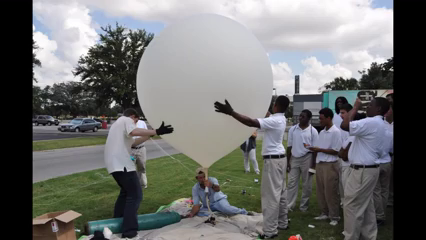
//> input picture balloon/camera/imageprocessing/src/test/resources/hab-image-processing/hab-00101.png, 426 x 240 px
$ ./main test/resources/hab-image-processing/hab-00101.png   (built with g++ and OpenCV 4)
//> lines starting //> are read from the running program, lines starting //| are printed output that depends on the picture
#include <stdio.h>
#include <opencv2/opencv.hpp>

using namespace cv;

int main(int argc, char** argv )
{
    if ( argc != 2 )
    {
        printf("usage: DisplayImage.out <Image_Path>\n");
        return -1;
    }

    Mat image;
    image = imread( argv[1], 1 );
//> image is the input picture: 240 rows x 426 cols, CV_8UC3; mean B, G, R 110.7, 112, 111.1

    if ( !image.data )
    {
        printf("No image data \n");
        return -1;
    }
    namedWindow("Display Image", WINDOW_AUTOSIZE );
    imshow("Display Image", image);

    /// Separate the image in 3 places ( B, G and R )
    vector<Mat> bgr_planes;
    split( image, bgr_planes );
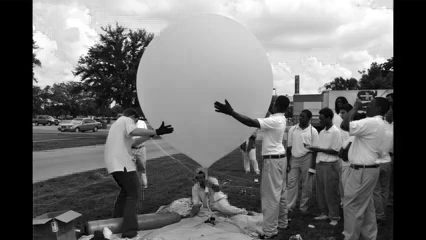
//> bgr_planes[0]: 240 rows x 426 cols, CV_8UC1; min 0, max 255, mean 110.7
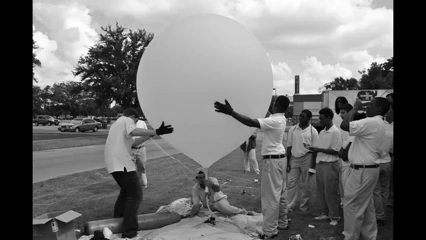
//> bgr_planes[1]: 240 rows x 426 cols, CV_8UC1; min 0, max 255, mean 112
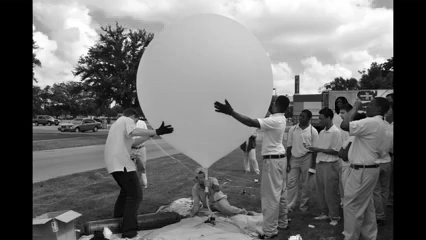
//> bgr_planes[2]: 240 rows x 426 cols, CV_8UC1; min 0, max 255, mean 111.1

    /// Establish the number of bins
    int histSize = 256;

    /// Set the ranges ( for B,G,R) )
    float range[] = { 0, 256 } ;
    const float* histRange = { range };

    bool uniform = true;
    bool accumulate = false;

    Mat b_hist, g_hist, r_hist;

    /// Compute the histograms:
    calcHist( &bgr_planes[0], 1, 0, Mat(), b_hist, 1, &histSize, &histRange, uniform, accumulate );
//> b_hist = 256 values, max 14725 at index 0, min 42 at index 6, mean 399.4
    calcHist( &bgr_planes[1], 1, 0, Mat(), g_hist, 1, &histSize, &histRange, uniform, accumulate );
//> g_hist = 256 values, max 15243 at index 0, min 23 at index 2, mean 399.4
    calcHist( &bgr_planes[2], 1, 0, Mat(), r_hist, 1, &histSize, &histRange, uniform, accumulate );
//> r_hist = 256 values, max 14955 at index 0, min 24 at index 3, mean 399.4

    // Draw the histograms for B, G and R
    int hist_w = 512; int hist_h = 400;
    int bin_w = cvRound( (double) hist_w/histSize );

    Mat histImage( hist_h, hist_w, CV_8UC3, Scalar( 0,0,0) );

    /// Normalize the result to [ 0, histImage.rows ]
    normalize(b_hist, b_hist, 0, histImage.rows, NORM_MINMAX, -1, Mat() );
//> b_hist = 256 values, max 400 at index 0, min 0 at index 6, mean 9.74
    normalize(g_hist, g_hist, 0, histImage.rows, NORM_MINMAX, -1, Mat() );
//> g_hist = 256 values, max 400 at index 0, min 0 at index 2, mean 9.89
    normalize(r_hist, r_hist, 0, histImage.rows, NORM_MINMAX, -1, Mat() );
//> r_hist = 256 values, max 400 at index 0, min 0 at index 3, mean 10.06

    /// Draw for each channel
    for( int i = 1; i < histSize; i++ )
    {
        line( histImage, Point( bin_w*(i-1), hist_h - cvRound(b_hist.at<float>(i-1)) ) ,
              Point( bin_w*(i), hist_h - cvRound(b_hist.at<float>(i)) ),
              Scalar( 255, 0, 0), 2, 8, 0  );
        line( histImage, Point( bin_w*(i-1), hist_h - cvRound(g_hist.at<float>(i-1)) ) ,
              Point( bin_w*(i), hist_h - cvRound(g_hist.at<float>(i)) ),
              Scalar( 0, 255, 0), 2, 8, 0  );
        line( histImage, Point( bin_w*(i-1), hist_h - cvRound(r_hist.at<float>(i-1)) ) ,
              Point( bin_w*(i), hist_h - cvRound(r_hist.at<float>(i)) ),
              Scalar( 0, 0, 255), 2, 8, 0  );
    }
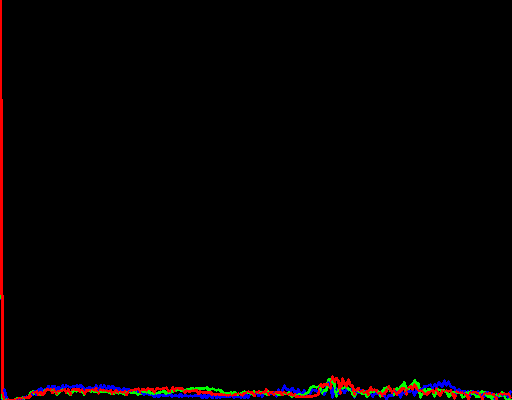
//> histImage: 400 rows x 512 cols, CV_8UC3; mean B, G, R 1.6, 1.3, 3.6

    int sum = 0;
    for( int i = 1; i < histSize; i++ ) {
        std::cout << i << ": " << cvRound(r_hist.at<float>(i)) << std::endl;


        sum += (i * r_hist.at<float>(i));
    }
//> this loop made 255 passes
//> sum on passes 1 to 3: 8, 10, 10
//| 1: 8
//| 2: 1
//| 3: 0
//| 4: 1
//| 5: 0
//| 6: 0
//| 7: 1
//| 8: 1
//> (output is shown up to pass 8 of 255)
//> after the loop, sum = 283278

    std::cout << "Mean: " << sum / histSize << std::endl;
//| Mean: 1106

    /// Display
    namedWindow("calcHist Demo", CV_WINDOW_AUTOSIZE );
    imshow("calcHist Demo", histImage );

    waitKey(0);

    return 0;
}

$ run again, on balloon/camera/imageprocessing/src/test/resources/hab-image-processing/hab-01501.png
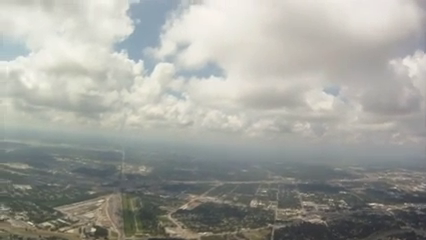
//> input picture balloon/camera/imageprocessing/src/test/resources/hab-image-processing/hab-01501.png, 426 x 240 px
//> image is the input picture: 240 rows x 426 cols, CV_8UC3; mean B, G, R 155.6, 161.6, 160.5
//> `split( image, bgr_planes );`:
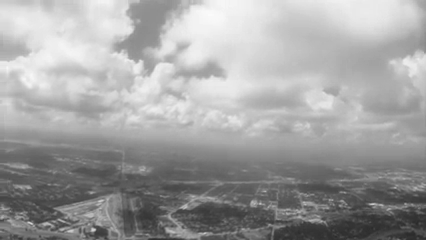
//> bgr_planes[2]: 240 rows x 426 cols, CV_8UC1; min 42, max 251, mean 160.5
//> `calcHist( &bgr_planes[0], 1, 0, Mat(), b_hist, 1, &histSize, &histRang..`: b_hist = 256 values, max 1305 at index 177, min 0 at index 0, mean 399.4
//> `calcHist( &bgr_planes[1], 1, 0, Mat(), g_hist, 1, &histSize, &histRang..`: g_hist = 256 values, max 1142 at index 163, min 0 at index 0, mean 399.4
//> `calcHist( &bgr_planes[2], 1, 0, Mat(), r_hist, 1, &histSize, &histRang..`: r_hist = 256 values, max 982 at index 232, min 0 at index 0, mean 399.4
//> `normalize(b_hist, b_hist, 0, histImage.rows, NORM_MINMAX, -1, Mat() );`: b_hist = 256 values, max 400 at index 177, min 0 at index 0, mean 122.4
//> `normalize(g_hist, g_hist, 0, histImage.rows, NORM_MINMAX, -1, Mat() );`: g_hist = 256 values, max 400 at index 163, min 0 at index 0, mean 139.9
//> `normalize(r_hist, r_hist, 0, histImage.rows, NORM_MINMAX, -1, Mat() );`: r_hist = 256 values, max 400 at index 232, min 0 at index 0, mean 162.7
//> after the loop `for( int i = 1; i < histSize; i++ )`:
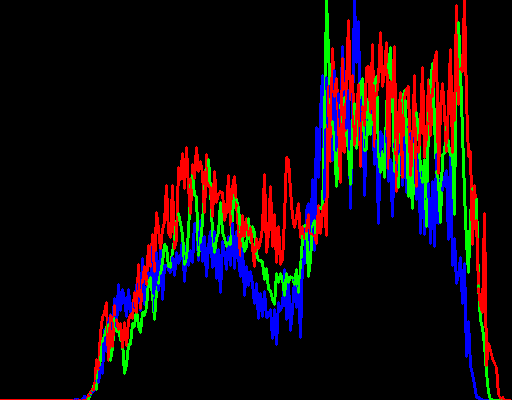
//> histImage: 400 rows x 512 cols, CV_8UC3; mean B, G, R 13.7, 11.3, 20.6
//> the loop `for( int i = 1; i < histSize; i++ )` made 255 passes
//> sum on passes 1 to 3: 0, 0, 0
//> (printed output is left out)
//> after the loop `for( int i = 1; i < histSize; i++ )`: sum = 6683861
//| Mean: 26108

$ run again, on balloon/camera/imageprocessing/src/test/resources/hab-image-processing/hab-01601.png
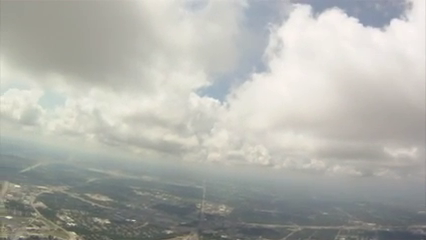
//> input picture balloon/camera/imageprocessing/src/test/resources/hab-image-processing/hab-01601.png, 426 x 240 px
//> image is the input picture: 240 rows x 426 cols, CV_8UC3; mean B, G, R 171.1, 176.9, 175.8
//> `split( image, bgr_planes );`:
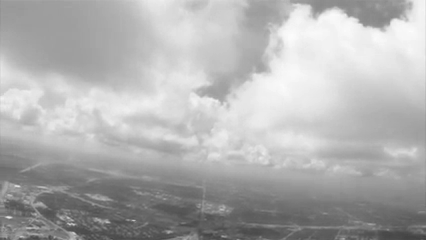
//> bgr_planes[2]: 240 rows x 426 cols, CV_8UC1; min 64, max 252, mean 175.8
//> `calcHist( &bgr_planes[0], 1, 0, Mat(), b_hist, 1, &histSize, &histRang..`: b_hist = 256 values, max 1431 at index 147, min 0 at index 0, mean 399.4
//> `calcHist( &bgr_planes[1], 1, 0, Mat(), g_hist, 1, &histSize, &histRang..`: g_hist = 256 values, max 1398 at index 157, min 0 at index 0, mean 399.4
//> `calcHist( &bgr_planes[2], 1, 0, Mat(), r_hist, 1, &histSize, &histRang..`: r_hist = 256 values, max 1641 at index 158, min 0 at index 0, mean 399.4
//> `normalize(b_hist, b_hist, 0, histImage.rows, NORM_MINMAX, -1, Mat() );`: b_hist = 256 values, max 400 at index 147, min 0 at index 0, mean 111.6
//> `normalize(g_hist, g_hist, 0, histImage.rows, NORM_MINMAX, -1, Mat() );`: g_hist = 256 values, max 400 at index 157, min 0 at index 0, mean 114.3
//> `normalize(r_hist, r_hist, 0, histImage.rows, NORM_MINMAX, -1, Mat() );`: r_hist = 256 values, max 400 at index 158, min 0 at index 0, mean 97.35
//> after the loop `for( int i = 1; i < histSize; i++ )`:
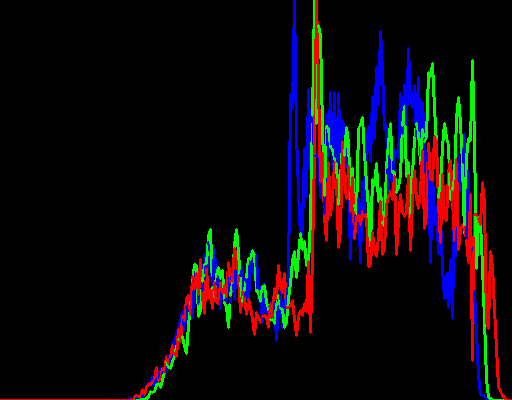
//> histImage: 400 rows x 512 cols, CV_8UC3; mean B, G, R 12.8, 11.1, 14
//> the loop `for( int i = 1; i < histSize; i++ )` made 255 passes
//| 1: 0
//| 2: 0
//| 3: 0
//| 4: 0
//| 5: 0
//> (output is shown up to pass 5 of 255)
//> after the loop `for( int i = 1; i < histSize; i++ )`: sum = 4381759
//| Mean: 17116

$ run again, on balloon/camera/imageprocessing/src/test/resources/hab-image-processing/hab-01701.png
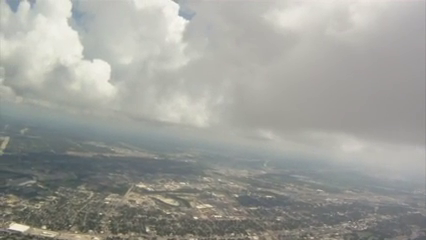
//> input picture balloon/camera/imageprocessing/src/test/resources/hab-image-processing/hab-01701.png, 426 x 240 px
//> image is the input picture: 240 rows x 426 cols, CV_8UC3; mean B, G, R 153.2, 158.6, 157.5
//> `split( image, bgr_planes );`:
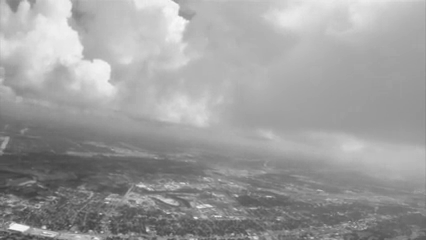
//> bgr_planes[2]: 240 rows x 426 cols, CV_8UC1; min 57, max 250, mean 157.5
//> `calcHist( &bgr_planes[0], 1, 0, Mat(), b_hist, 1, &histSize, &histRang..`: b_hist = 256 values, max 2180 at index 173, min 0 at index 0, mean 399.4
//> `calcHist( &bgr_planes[1], 1, 0, Mat(), g_hist, 1, &histSize, &histRang..`: g_hist = 256 values, max 2107 at index 181, min 0 at index 0, mean 399.4
//> `calcHist( &bgr_planes[2], 1, 0, Mat(), r_hist, 1, &histSize, &histRang..`: r_hist = 256 values, max 2129 at index 181, min 0 at index 0, mean 399.4
//> `normalize(b_hist, b_hist, 0, histImage.rows, NORM_MINMAX, -1, Mat() );`: b_hist = 256 values, max 400 at index 173, min 0 at index 0, mean 73.28
//> `normalize(g_hist, g_hist, 0, histImage.rows, NORM_MINMAX, -1, Mat() );`: g_hist = 256 values, max 400 at index 181, min 0 at index 0, mean 75.82
//> `normalize(r_hist, r_hist, 0, histImage.rows, NORM_MINMAX, -1, Mat() );`: r_hist = 256 values, max 400 at index 181, min 0 at index 0, mean 75.04
//> after the loop `for( int i = 1; i < histSize; i++ )`:
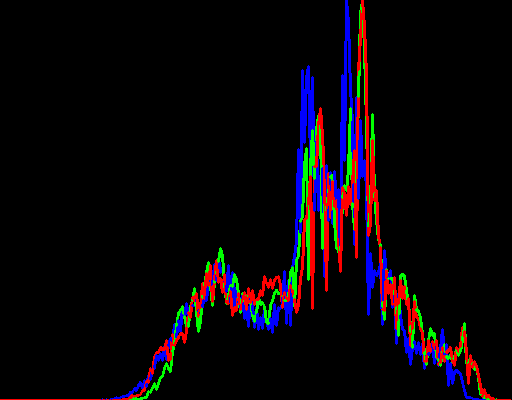
//> histImage: 400 rows x 512 cols, CV_8UC3; mean B, G, R 9.2, 5.5, 10
//> the loop `for( int i = 1; i < histSize; i++ )` made 255 passes
//> sum on passes 1 to 3: 0, 0, 0
//> (printed output is left out)
//> after the loop `for( int i = 1; i < histSize; i++ )`: sum = 3025936
//| Mean: 11820
